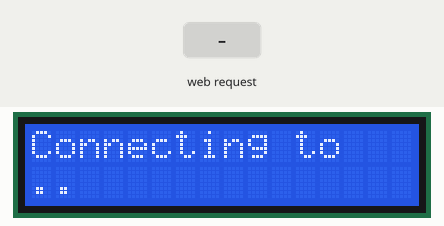
This sketch was run on a simulated ESP8266 (NodeMCU). Shown: 16×2 character LCD. The inputs (shaded band) are chosen by the test bench. WiFi joins after 1.5 s; servers stay silent unless stated; uploads are accepted with an empty reply; what the sketch prints to the serial monitor is not drawn.

Above: at 1.1 s.
At 1.7 s:
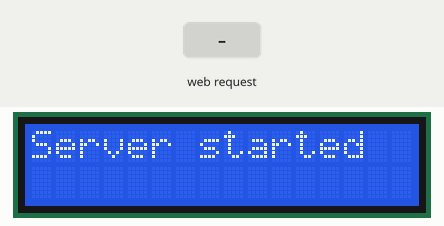
At 4.5 s:
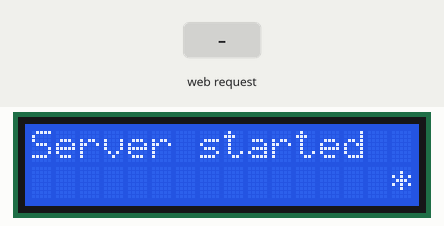
5.1 s: HTTP request GET /Check received
Timing chart, 0 to 8.1 s (numbered marks = the images above; inputs shaded):
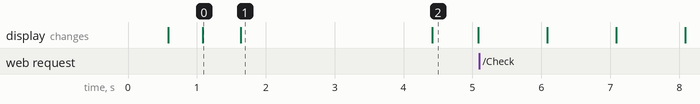

Measured:
- what the display in image 0 shows lasts 0.5 s, from 1.1 s to 1.6 s
- what the display in image 1 shows lasts 2.8 s, from 1.6 s to 4.4 s
- what the display in image 2 shows lasts 0.7 s, from 4.4 s to 5.1 s

The sketch:

sketch_jan06a.ino
```cpp
#include <ESP8266WiFi.h>
#include <ArduinoJson.h>
#include <Wire.h>
#include <LiquidCrystal_I2C.h>
#include <Ticker.h>
//#include <WiFiClient.h>
//#include <ESP8266WebServer.h>
//#include <ESP8266mDNS.h>

const char* ssid = "ABP_Network";
const char* password = "xk5y-604e-h6cl";
const char* host[2] = { "api.openweathermap.org", "narodmon.ru"};
String line[2];
bool isTickerSet = true;
bool isSecond = true;
bool isAster = true;
int hst = 1;

Ticker tickerRequest;
Ticker secondRequest;
WiFiServer server(23);


LiquidCrystal_I2C lcd(0x27, 16, 2); // 0x3F

void setTicker() {
  isTickerSet = true;
}

void setSecond() {
  isSecond = true;
}

void setup() {
  Wire.begin(12,13); //9 as SDA and 10 as SCL
  lcd.begin(12,13);  // sda=0, scl=2
  // Turn on the blacklight and print a message.
  lcd.backlight();
  lcd.clear();
  lcd.setCursor(0, 0);
  lcd.println("Connecting to ");
  lcd.setCursor(0, 1);


  Serial.print("Connecting to ");
  Serial.println(ssid);
  Serial.print("Password: ");
  Serial.println(password);

  // put your setup code here, to run once:
  Serial.begin (115200);
  WiFi.begin(ssid, password);
  Serial.println("");

  tickerRequest.attach(300,setTicker);
  secondRequest.attach(1,setSecond);

  // ждем соединения:
  while (WiFi.status() != WL_CONNECTED) {
    delay(500);
    Serial.print(".");
    lcd.print(".");
  }
  Serial.println("");
  Serial.print("Connected to ");  //  "Подключились к "
  Serial.println(ssid);
  Serial.print("IP address: ");  //  "IP-адрес: "
  Serial.println(WiFi.localIP());
  lcd.clear();
  lcd.setCursor(0, 0);
  lcd.print("Connected to");
  lcd.setCursor(0, 1);
  lcd.print("IP ");
  lcd.println(WiFi.localIP());

  server.begin();
  Serial.println("Server started");
  lcd.clear();
  lcd.setCursor(0, 0);
  lcd.print("Server started");

  Serial.println("End of setup");
}

void weatherRequest() {
  WiFiClient client;
  char *buf[2] = { "GET /data/2.5/weather?id=515879&units=metric&lang=ru&appid=a1eaeeb1587b0f8f19fa1f8e33d404be HTTP/1.1",
    "GET /api/sensorsOnDevice?id=1222&uuid=b7ded2ab8ea69e6b2ed8ec240c93ec47&api_key=pZ6sg0Ew6rxkD&lang=en HTTP/1.1"};
  char *buf1[2] = { "Host: api.openweathermap.org", "Host: narodmon.ru"};
  char *usr = "User-Agent: ABP_esp8266";
  Serial.println("Start of weatherRequest");
  Serial.printf("\n[Connecting to %s ... ", host[hst]);
  if (client.connect(host[hst], 80))
  {
    Serial.println("connected]");

    Serial.println("[Sending a request]");
    Serial.println(buf[hst]);
    client.println(buf[hst]);
    if ( hst == 1 ) {
      Serial.println(usr);
      client.println(usr);
    }
    Serial.println(buf1[hst]);
    client.println(buf1[hst]);
    client.println("Connection: close");
    client.println();

    delay(1500);
    Serial.println("[Response:]");

    while (client.connected())
    {
      if (client.available())
      {
        line[hst] = client.readStringUntil('\r');
      }
      Serial.println(line[hst]);
    }
    client.stop();
    Serial.println("\n[Disconnected]");
  }
  else
  {
    Serial.println("connection failed!]");
    client.stop();
  }
}

void loop() {

  if ( isTickerSet ) {
    weatherRequest();
    isTickerSet = false;
    parseWeather();
  }

  if ( isSecond ) {
    lcd.setCursor(15, 1);
    if ( isAster ) {
      lcd.print("*");
      isAster = false;
    }
    else {
      lcd.print(" ");
      isAster = true;
    }
    isSecond = false;
  }

  // Check if a client has connected
  WiFiClient client = server.available();
  if (!client) {
    return;
  }

  // Wait until the client sends some data
  Serial.println("new client");
  int cn = 0;
  while(!client.available()){
    delay(1);
    cn = cn + 1;
    if ( cn == 15000 ) break;
  }

  // Read the first line of the request
  String req = client.readStringUntil('\r');
  client.println(req);
  Serial.println(req);
  if ( req == "Check" ) {
    if ( hst == 0 ) hst = 1;
    else hst = 0;
    lcd.clear();
    lcd.print("Client send:");
    lcd.setCursor(0, 1);
    lcd.print(req);
    delay(15000);
    weatherRequest();
    parseWeather();
    client.flush();
  }
}

void parseWeather() {
   StaticJsonBuffer<2000> jsonBuffer;                   /// буфер на 2000 символов
   JsonObject& root = jsonBuffer.parseObject(line[hst]);     // скармиваем String
   if (!root.success()) {
    Serial.println("parseObject() failed");             // если ошибка, сообщаем об этом
    return;                                             // и запускаем заного
  }


  lcd.clear();
  Serial.println();
/*  String name = root["name"];                           // достаем имя,
  Serial.print("name:");
  Serial.println(name); */

  int pressurehPa, humidity, winddeg;
  float tempC, pressure, windspeed;

  if ( hst == 0 ) {
    tempC = root["main"]["temp"];
    pressurehPa = root["main"]["pressure"];
    pressure = pressurehPa/1.333;
    humidity = root["main"]["humidity"];
    windspeed = root["wind"]["speed"];
    winddeg = root["wind"]["deg"];
  }
  else {
    tempC = root["sensors"][0]["value"];
    pressure = root["sensors"][2]["value"];
    humidity = root["sensors"][1]["value"];
  }

  Serial.print("temp: ");
  Serial.print(tempC);                                  // отправляем значение в сериал
  Serial.println(" C");
  lcd.setCursor(0, 0);
  lcd.print(tempC);
  lcd.print("C");

  Serial.print("pressure: ");
  Serial.print(pressure);
  Serial.println(" mmHc");
  lcd.print(" ");
  lcd.print(pressure);
  lcd.print("mmHc");

  Serial.print("humidity: ");
  Serial.print(humidity);
  Serial.println(" %");
  lcd.setCursor(0, 1);
  lcd.print(humidity);
  lcd.print("%");

  if ( hst == 0) {
    Serial.print("wind speed: ");
    Serial.print(windspeed);
    Serial.println(" m/s");
    lcd.print(" ");
    lcd.print(windspeed);
    lcd.print("m/s");

    Serial.print("wind deg :");
    Serial.println(winddeg);
    lcd.print(" ");
    if ( windspeed <= 10 ) lcd.print("N");
    else if ( windspeed <= 80 ) lcd.print("N-W");
         else if ( windspeed <= 100 ) lcd.print("W");
              else if ( windspeed <= 170 ) lcd.print("S-W");
                   else if ( windspeed <= 190 ) lcd.print("S");
                        else if ( windspeed <= 260 ) lcd.print("S-E");
                             else if ( windspeed <= 280 ) lcd.print("E");
                                  else if ( windspeed <= 350 ) lcd.print("N-E");
                                       else if ( windspeed <= 360 ) lcd.print("N");
  }


  Serial.println();
  Serial.println();
}
```
